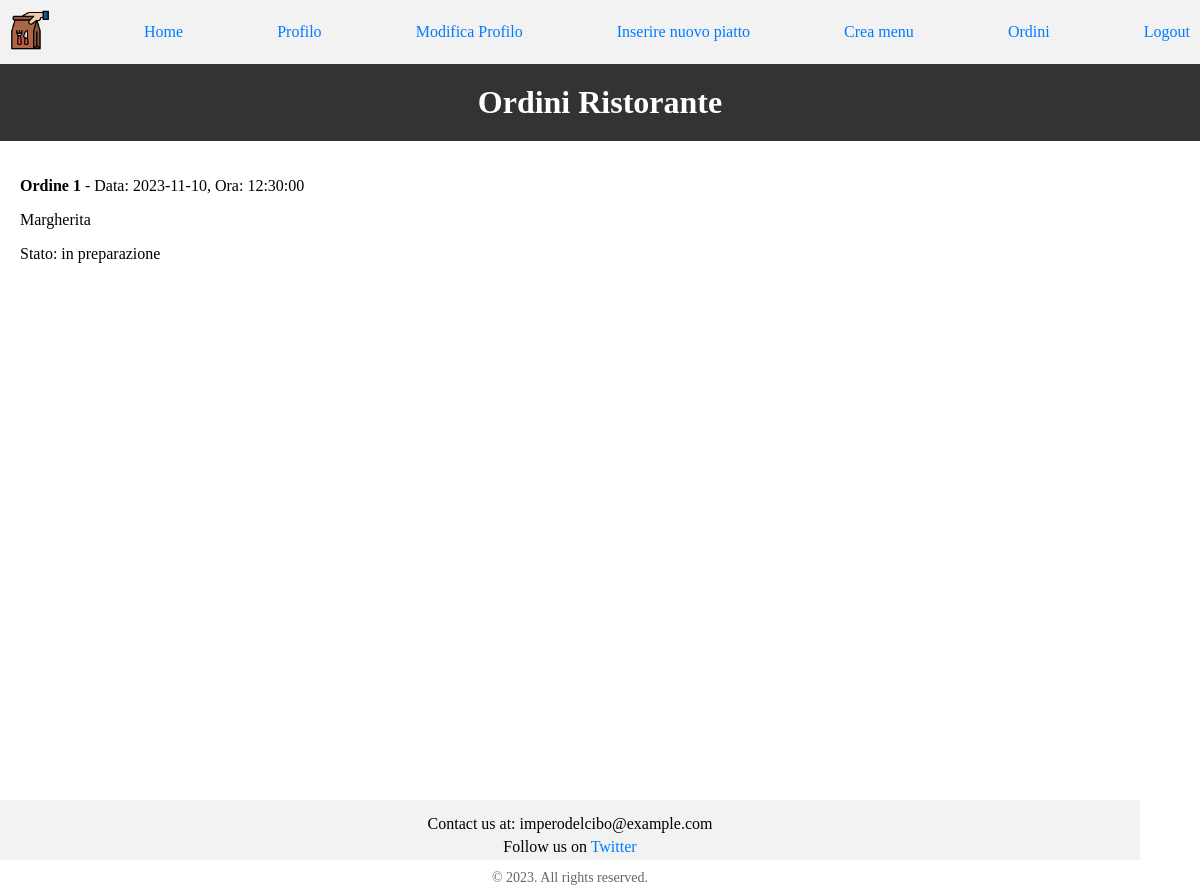
The page /applicativo/frontend/ordini_ristorante.php (signed in) on the database its author committed.
### tables this page shows
CREATE TABLE `contiene` (
  `nome` varchar(30) NOT NULL,
  `mail` varchar(40) NOT NULL,
  `data` date NOT NULL,
  `ora` time NOT NULL
);

CREATE TABLE `ordine` (
  `data` date NOT NULL,
  `ora` time NOT NULL,
  `stato` enum('in preparazione','preso in carico','in consegna','consegnato') NOT NULL,
  `metodopagamento` enum('contanti','carta') NOT NULL,
  `mailacq` varchar(40) NOT NULL
);

### applicativo/frontend/ordini_ristorante.php (the view, shortened to what this page needs)
<!DOCTYPE html>
<html lang="it">
    <head>
        <link rel="stylesheet" type="text/css" href="../css/stile.css">
    </head>
    <body>
        <?php include("../common/navbar_ristorante.php"); ?>
        <h1>Ordini Ristorante</h1>
        <section class="page-content">
        <?php
        include("../common/connessione.php");
        if (isset($_SESSION['utente'])) {
            $mail = $_SESSION['utente'];
            $query = "SELECT c.nome, c.data, c.ora, o.stato
                FROM contiene c
                JOIN ordine o ON c.data = o.data AND c.ora = o.ora
                WHERE c.mail = ?
                AND o.stato = 'in preparazione' or o.stato ='preso in carico'
                AND TIMESTAMPDIFF(HOUR, CONCAT(c.data, ' ', c.ora), NOW()) < 2
                ORDER BY c.data, c.ora";
            $stmt = $conn->prepare($query);
            $stmt->bind_param("s", $mail);
            $stmt->execute();
            $result = $stmt->get_result();
            $count = 1;
            if ($result && $result->num_rows > 0) {
                while ($row = $result->fetch_assoc()) {
                    $data = $row['data'];
                    $ora = $row['ora'];
                    $stato = $row['stato'];
                    echo "<div class='order'>";
                    echo "<p><strong>Ordine $count</strong> - Data: $data, Ora: $ora</p>";
                    $count++;
                    $queryItems = "SELECT nome FROM contiene WHERE mail = ? AND data = ? AND ora = ?";
                    $stmtItems = $conn->prepare($queryItems);
                    $stmtItems->bind_param("sss", $mail, $data, $ora);
                    $stmtItems->execute();
                    $resultItems = $stmtItems->get_result();
                    while ($rowItem = $resultItems->fetch_assoc()) {
                        echo "<div class='menu-item'>";
                        echo "<p> {$rowItem['nome']}</p>";
                        echo "</div>";
                    }
                    echo "<div>Stato: $stato</div>";
                    echo "</div>";
                }
            } else {
                echo "Nessun ordine, verrai reindirizzato alla home.";
                header("refresh:5;url=../frontend/Ristorante.php");
            }
        }
        ?>
    </section>
    </body>
</html>

### applicativo/css/stile.css (style rules this page uses)
body { padding: 0; margin: 0; padding-bottom: 60px; min-height: 100vh; position: relative; flex-direction: column; }
h1 { flex-grow: 1; background-color: #333; color: #fff; padding: 20px; text-align: center; margin: 0; }
a { color: #007bff; text-decoration: none; }
footer { background-color: #f2f2f2; padding: 10px; text-align: center; box-sizing: border-box; width: 95%; height: 60px; position: absolute; bottom: 0; }
.footer-content { margin-bottom: 10px; }
.footer-content p { margin: 5px 0; }
.footer-content a { text-decoration: none; color: #007bff; }
.copyright { font-size: 14px; color: #666; }
.page-content { padding: 20px; width: 100%; box-sizing: border-box; }

### rows shown on the page
contiene: data "2023-11-10", ora "12:30:00", nome "Margherita", ordine.stato "in preparazione"
